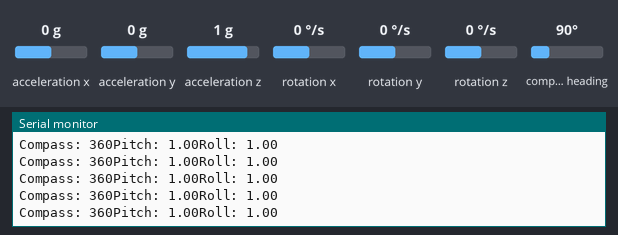
Bench run of a sketch on a simulated Arduino Uno, built with avr-gcc and run on an emulated ATmega328P. Parts: the last lines printed to the serial monitor. The inputs (shaded band) are chosen by the test bench; at power-on: acceleration y 0 g, acceleration x 0 g, rotation x 0 °/s, compass heading 90°, rotation y 0 °/s, acceleration z 1 g, rotation z 0 °/s.

Above: at 1.2 s.
1.3 s: acceleration y set to -1.4 g
At 1.31 s:
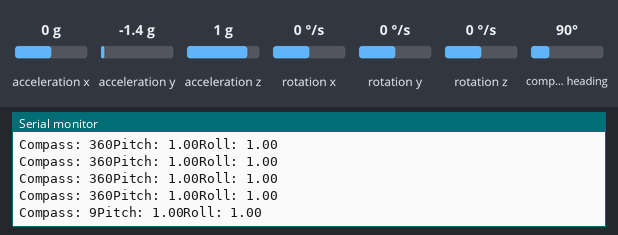
2.8 s: acceleration x set to -1.4 g
At 2.82 s:
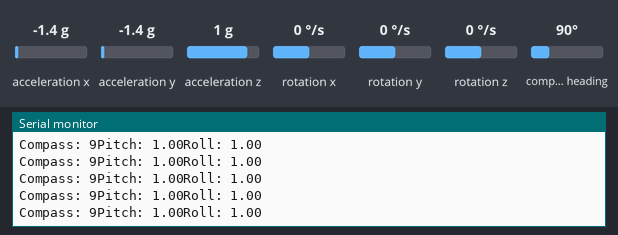
4.3 s: rotation x set to -192 °/s
At 4.34 s:
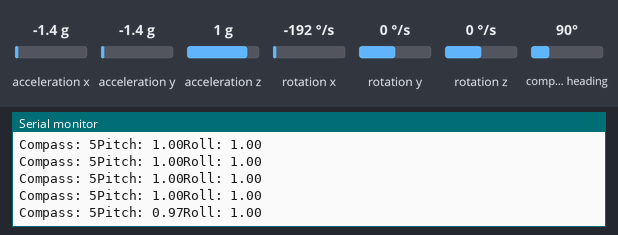
5.8 s: compass heading set to 7°
At 5.85 s:
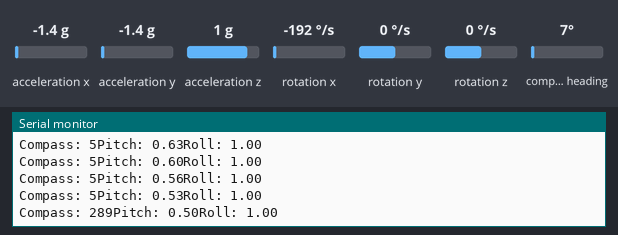
8.8 s: rotation y set to -192 °/s
At 8.88 s:
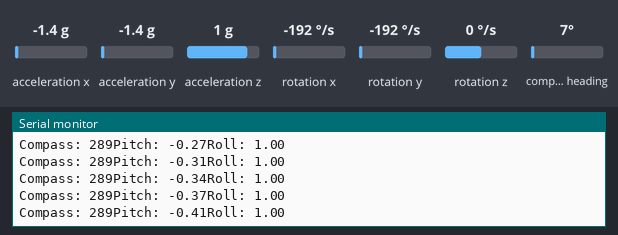
Timing chart, 0 to 11.3 s (numbered marks = the images above; inputs shaded):
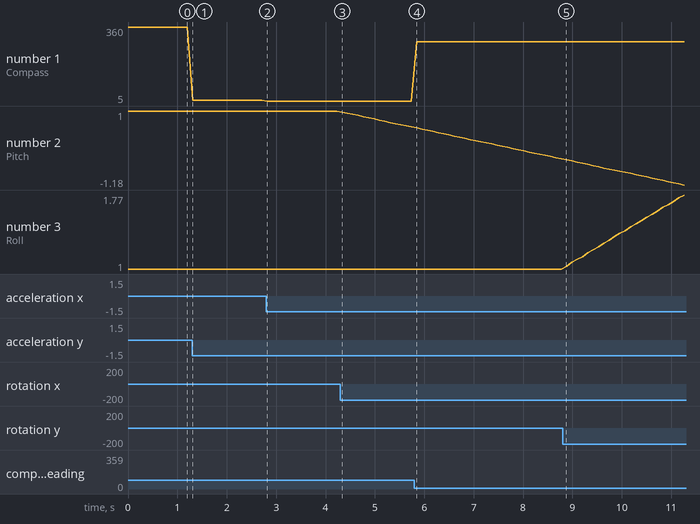

Measured:
- after the input at 1.3 s, the serial monitor: prints a new line at once (image 1)
- after the input at 4.3 s, the serial monitor: prints a new line at once (image 3)
- after the input at 5.8 s, the serial monitor: prints a new line after 0.05 s (image 4)
- plotted number 1: 360 → 9 after the input at 1.3 s, 9 → 5 after the input at 2.8 s, 5 → 289 after the input at 5.8 s
- plotted number 2: 1 → 0.53 after the input at 4.3 s
- plotted number 3: 1 → 1.77 after the input at 8.8 s

The sketch:

OpenGun.ino
```cpp
#include "MPU9250.h"
#define M_PI 3.14159265359
#define dt 0.01

MPU9250 IMU(Wire,0x68);
int status;

float left_x = 0;
float right_x = 0;
float top_y = 0;
float bottom_y = 0;

float pitch = 1.0;
float roll = 1.0;

void setup() {
  // serial to display data
  Serial.begin(9600);

  // start communication with IMU
  status = IMU.begin();
  if (status < 0) {
    Serial.println("IMU initialization unsuccessful");
    Serial.println("Check IMU wiring or try cycling power");
    Serial.print("Status: ");
    Serial.println(status);
    while(1) {}
  }
  //Serial.println("Move the mag in a figure of 8.");
  //status = IMU.calibrateMag();

  IMU.setMagCalX(1.25, 1.03);
  IMU.setMagCalY(19.07, 0.99);
  IMU.setMagCalZ(-4.06, 0.98);
}

void loop() {
  IMU.readSensor();

  float acData[3];
  acData[0] = IMU.getAccelX_mss();
  acData[1] = IMU.getAccelY_mss();
  acData[2] = IMU.getAccelZ_mss();

  float gyData[3];
  gyData[0] = IMU.getGyroX_rads();
  gyData[1] = IMU.getGyroY_rads();
  gyData[2] = IMU.getGyroZ_rads();

  int compass = getCompassCourse(
      IMU.getAccelX_mss(),
      IMU.getAccelY_mss(),
      IMU.getAccelZ_mss(),
      IMU.getMagX_uT(),
      IMU.getMagY_uT(),
      IMU.getMagZ_uT()
   );

   complementaryFilter(acData, gyData, &pitch, &roll);

   Serial.print("Compass: ");
   Serial.print(compass);
   Serial.print("Pitch: ");
   Serial.print(pitch);
   Serial.print("Roll: ");
   Serial.println(roll);

  delay(100);
}

int getCompassCourse(int ax, int ay, int az, int cx, int cy, int cz) {
  float xh, yh, ayf, axf;
  ayf = ay / 57.0;
  axf = ax / 57.0;
  xh=cx*cos(ayf)+cy*sin(ayf)*sin(axf)-cz*cos(axf)*sin(ayf);
  yh=cy*cos(axf)+cz*sin(axf);
  int var_compass=atan2((double)yh,(double)xh) * (180 / PI) -90; // angle in degrees
  if (var_compass>0) {
    var_compass=var_compass-360;
  }
  var_compass=360+var_compass;
  return var_compass;
}

void complementaryFilter(float accData[3], float gyrData[3], float *pitch, float *roll) {
    float pitchAcc, rollAcc;

    // Integrate the gyroscope data -> int(angularSpeed) = angle
    *pitch += gyrData[0] * dt; // Angle around the X-axis
    *roll -= gyrData[1] * dt;    // Angle around the Y-axis

    // Compensate for drift with accelerometer data if !bullshit
    // Sensitivity = -2 to 2 G at 16Bit -> 2G = 32768 && 0.5G = 8192
    int forceMagnitudeApprox = abs(accData[0]) + abs(accData[1]) + abs(accData[2]);
    if (forceMagnitudeApprox > 8192 && forceMagnitudeApprox < 32768)
    {
        // Turning around the X axis results in a vector on the Y-axis
        pitchAcc = atan2f((float)accData[1], (float)accData[2]) * 180 / M_PI;
        *pitch = *pitch * 0.98 + pitchAcc * 0.02;

        // Turning around the Y axis results in a vector on the X-axis
        rollAcc = atan2f((float)accData[0], (float)accData[2]) * 180 / M_PI;
        *roll = *roll * 0.98 + rollAcc * 0.02;
    }
}
```
